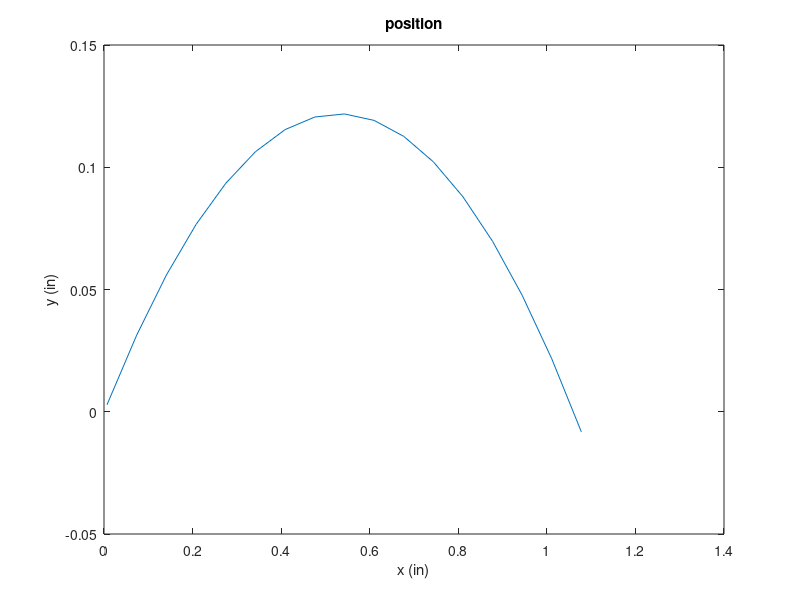

This chart was generated by the following MATLAB code:
%Skate modeling script
clc;clear;close all;
load SWliftdragdata.mat

%assumptions
%no friction force from tail during glide phase
%y reference starts at height of cg at rest. all references from 
%assume constant angle of attack for now
%assume no vertical drag
%assume launch speed of vehicle = max speed of tip of leg


%skate constant values
unladenvehiclemass=4.76;                        %vehicle mass (kg)  (10.5lb in kg)
ballast=5.6;                                    %ballast to counteract buoyant force (kg) (12.35lb in kg)
addedmass=1.19;                                 %added ballast for negative buoyancy (kg) (NOT ACTUAL VALUE)
gravity=-9.81;                                  %acceleration due to gravity (m/s^2)
dwater=1000;                                    %Density of water (kg/m^3)
vehvoleng=632.88;                               %displacement of the vehicle (in^3)
vehvolmet=vehvoleng*1.6387*10^-5;               %displacement of vehicle(m^3)
buoyforce=-vehvolmet*dwater*gravity;            %buoyant force on vehicle
totalmass=unladenvehiclemass+ballast+addedmass; %total mass of the vehicle
gravforce=totalmass*gravity;

AoA=7;  %angle of attack

%% calculate Vo based on motor speed
MS=50000;               %motor speed (cnts/s)
revcnt=101750;          %1 revolution in cnts
omega=2*pi*MS/revcnt;   %motor speed in rad/s
R2=.0254;               %radius of center of exterior wheel to connection, 1inch in m
B=0.04572;              %length from mount to joint (1.8in in m)
C=0.10795;              %length from mount to tip of foot (4.25in in m)
T=2*pi/omega;           %period of leg
t2=0:.001:T;            %time vector for launch speed calculation
theta=asind(R2/B*sin(omega*t2));
thetadot=(R2*omega*cos(omega*t2))./(B*sqrt(1-(R2/B)^2*sin(omega*t2).^2)); %rotational speed of leg
Vtip=-thetadot*C;

%% Launching
dist=abs(sum(Vtip.*.001));
x=cosd(23)*dist;
y=sind(23)*dist;


%% simulation
dt=.01;                     %time step
time=0:dt:1000;            %time vector (s)
%initial conditions
i=0;
%x=0;
%y=0.00001;
Vo=max(Vtip);
%Vo=1;               %initial launch velocity (m/s)  (NOT ACTUAL VALUE)
alphao=23;          %initial launch angle (degrees) (NOT ACTUAL VALUE)
Vx=cosd(alphao)*Vo; %initial horizontal velocity
Vy=sind(alphao)*Vo; %initial vertical velocity

xsave=[];
ysave=[];
Vxsave=[];
Vysave=[];
Axsave=[];
Aysave=[];

%loop


while i<length(time) && y>=0
    i=i+1;
    t=time(i);
    
    
%glide     
%variable forces
Fl1=interp1(SWdatastruct.AoA.data,SWdatastruct.lift.data,AoA,'linear','extrap'); %lift force at one BL/s at current AoA
Fd1=interp1(SWdatastruct.AoA.data,SWdatastruct.drag.data,AoA,'linear','extrap'); %drag force at one BL/s at current AoA
V1=.7112*cosd(AoA); %horizontal velocity of flow test (m/s)
V2=Vx;
liftforce= V2^2*Fl1/V1^2;  %lift force at current speed
vertFd=0;                  %vertical drag force. assumed to be zero
horizFd=-V2^2*Fd1/V1^2;

Ax=(horizFd/totalmass);                              %horizontal acceleration
Ay=(buoyforce+gravforce+vertFd+liftforce)/totalmass; %vertical acceleration


%save variables
xsave=[xsave,x];
ysave=[ysave,y];
Vxsave=[Vxsave,Vx];
Vysave=[Vysave,Vy];
Axsave=[Axsave,Ax];
Aysave=[Aysave,Ay];

%update variables
x=x+Vx*dt;
y=y+Vy*dt;
Vx=Vx+Ax*dt;
Vy=Vy+Ay*dt;
end
%save last variables
xsave=[xsave,x];
ysave=[ysave,y];
Vxsave=[Vxsave,Vx];
Vysave=[Vysave,Vy];
Axsave=[Axsave,Ax];
Aysave=[Aysave,Ay];

xtravel=xsave(end);
xsaveeng=39.37*xsave;
ysaveeng=39.37*ysave;
plot(xsaveeng,ysaveeng)
title('position')
xlabel('x (in)')
ylabel('y (in)')


i
